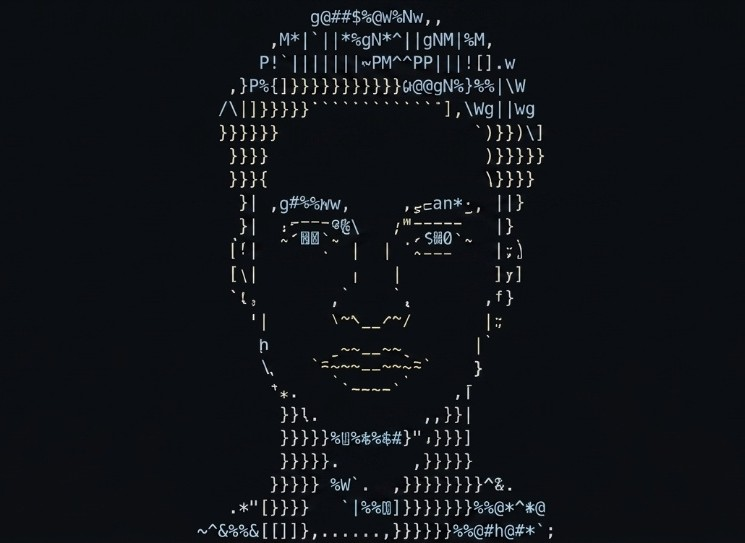
#> input picture assets/ascii-portrait-source.png, 745 x 543 px
$ python generate-ascii-portrait.py
#> lines starting #> are read from the running program, lines starting #| are printed output that depends on the picture
"""Animate the supplied ASCII portrait without approximating its glyphs.

The source already contains ASCII art. Recover its glyph tiles from pixels,
then reveal them in reading order. Keeping the original raster tiles preserves
the exact symbols, font, spacing and portrait instead of converting it again.
Usage: python tools/generate-ascii-portrait.py [path/to/reference.png]
Requires Pillow. No network, JavaScript or runtime service is needed.
"""
from pathlib import Path
import sys

from PIL import Image, ImageChops

ROOT = Path(__file__).resolve().parents[1]
SOURCE = ROOT / "assets/ascii-portrait-source.png"
if len(sys.argv) > 1:
    supplied = Path(sys.argv[1]).resolve()
    if supplied != SOURCE.resolve():
        with Image.open(supplied) as reference:
            reference.convert("RGB").save(SOURCE)

original = Image.open(SOURCE).convert("RGB")
#> original is the input picture: PIL image 745x543 RGB; mean R, G, B 16.4, 19.3, 24.1
if original.height != 543 or original.width not in (745, 1024):
    raise ValueError("Expected the supplied 745 × 543 portrait or its 1024 × 543 screenshot.")

# The portrait spans 23 monospaced rows. Include punctuation above/below
# the main glyph bodies; do not OCR or substitute ambiguous characters.
pixels = original.load()
left, right = original.width // 2 - 200, original.width // 2 + 200
#> left = 172; right = 572
paper_x = left - 25
#> paper_x = 147
tiles = []
background = original.copy()
for y in range(7, original.height):
    for x in range(left, right):
        background.putpixel((x, y), pixels[paper_x, y])
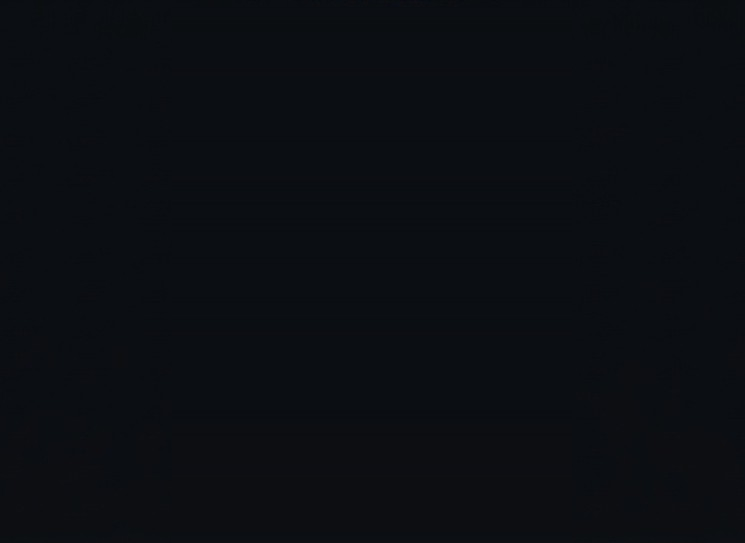
#> background: PIL image 745x543 RGB; mean R, G, B 11.3, 14, 18.7
for row in range(23):
    top = round(7 + row * 23.4)
    bottom = min(original.height, round(7 + (row + 1) * 23.4))
    active = [x for x in range(left, right)
              if any(min(pixels[x, y]) > 30 for y in range(top, bottom))]
    runs = []
    for x in active:
        if not runs or x > runs[-1][-1] + 1:
            runs.append([x])
        else:
            runs[-1].append(x)
    for run in runs:
        box = (run[0], top, run[-1] + 1, bottom)
        tiles.append(box)
        # Use the unoccupied margin at the same scanline as the paper color.
        # Restoring each tile recovers every source pixel in its bounding box.
        for y in range(top, bottom):
            for x in run:
                background.putpixel((x, y), pixels[paper_x, y])
#> after the loop, tiles = 366 items, first 6: (311, 7, 319, 30), (320, 7, 412, 30), (413, 7, 423, 30), (426, 7, 430, 30), (436, 7, 440, 30), (272, 30, 276, 54)

# One shared palette avoids palette shimmer between successive frames.
palette = original.quantize(colors=128, method=Image.Quantize.MEDIANCUT)
canvas = background.copy()
frames = [canvas.quantize(palette=palette, dither=Image.Dither.NONE)]
durations = [400]
for index, box in enumerate(tiles):
    canvas.paste(original.crop(box), box[:2])
    if index == len(tiles) - 1:
        # Restore the exact original background and all antialiasing at rest.
        canvas = original.copy()
    # Two newly drawn glyph segments per frame keep the asset compact while
    # preserving a clearly visible terminal-style typing cadence.
    if index % 2 == 1 or index == len(tiles) - 1:
        frames.append(canvas.quantize(palette=palette, dither=Image.Dither.NONE))
        durations.append(40)
#> this loop made 366 passes
#> after the loop, durations = 184 values, max 400 at index 0, min 40 at index 1, mean 41.96; frames = 184 items

durations[-1] = 4000
output = ROOT / "assets/ascii-portrait.gif"
frames[0].save(output, save_all=True, append_images=frames[1:],
               duration=durations, loop=0, disposal=1, optimize=True)

# Validate the encoded result, not just the frame construction.
assert ImageChops.difference(canvas, original).getbbox() is None
with Image.open(output) as animation:
    count = animation.n_frames
#> count = 184
    animation.seek(count - 1)
    decoded = animation.convert("RGB")
    expected = original.quantize(palette=palette, dither=Image.Dither.NONE).convert("RGB")
    assert ImageChops.difference(decoded, expected).getbbox() is None
    assert animation.info.get("loop") == 0

print(f"{len(tiles)} glyph segments; {count} frames; "
      f"{sum(durations)/1000:.2f}s loop; {output.stat().st_size/1024:.1f} KiB")
#| 366 glyph segments; 184 frames; 11.68s loop; 178.2 KiB
print("Verified: final frame matches the palette-encoded reference exactly.")
